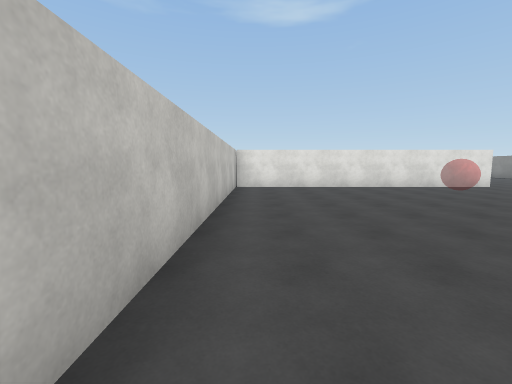
[1] (above)

19 first-person views from a walk through a 3-D level made in the Unity game engine. The camera is 1.5 m above the floor, tilts 6° down and sees 90° across. The floor is counted in squares, 2 m on a side. Each view is taken from the middle of a square. On the plan, view 1 faces up. The plan holds only what a view shows up to about 9 squares ahead; the rest is blank. The place goes on beyond the plan. The player is left out. Some animated figures are left out. Surface patterns are stand-ins for the level's own textures.

[2]
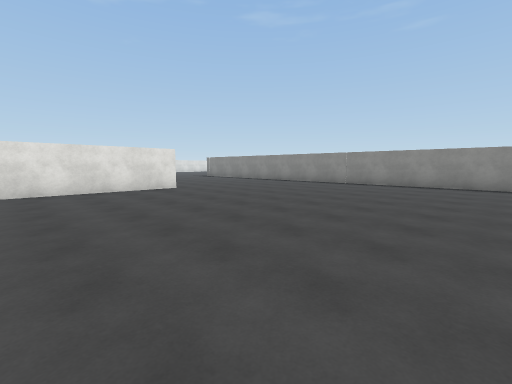

[3]
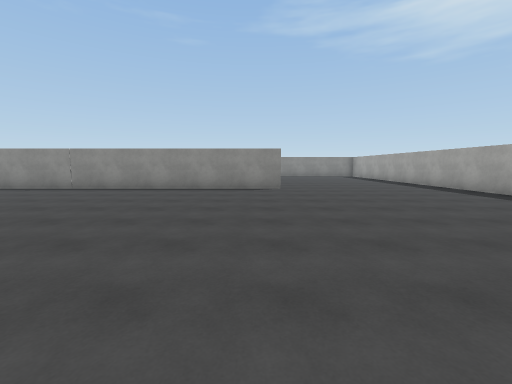

[4]
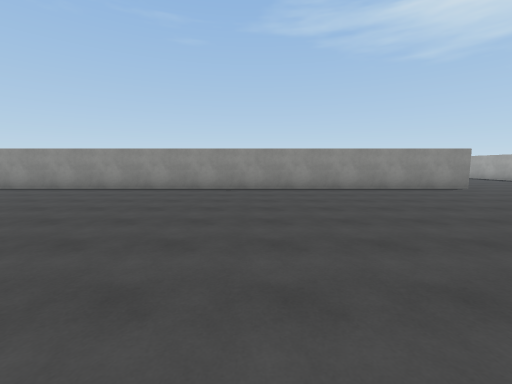

[5]
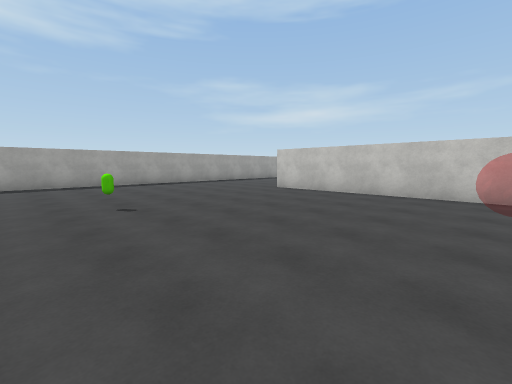

[6]
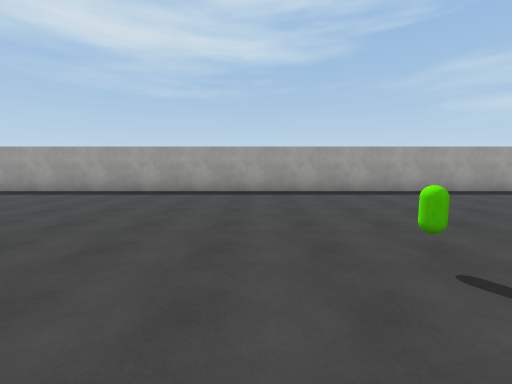

[7]
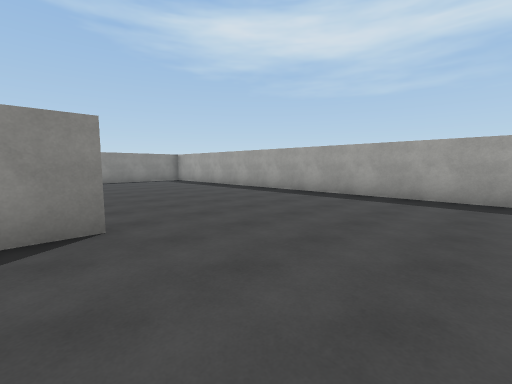

[8]
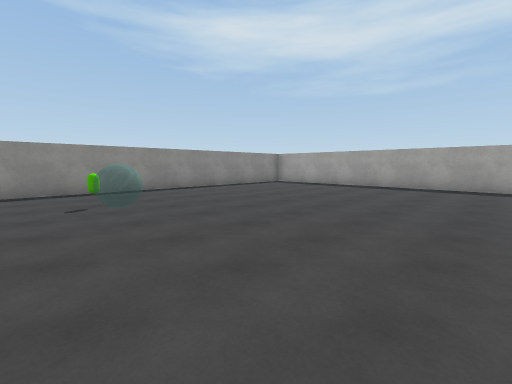

[9]
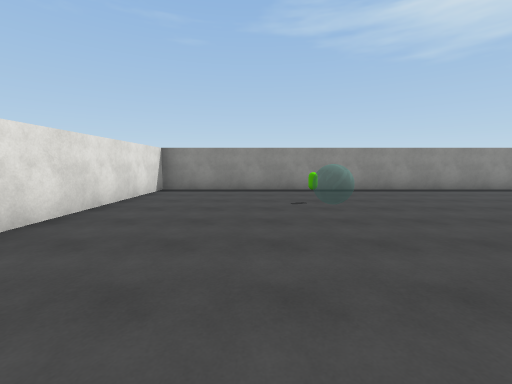

[10]
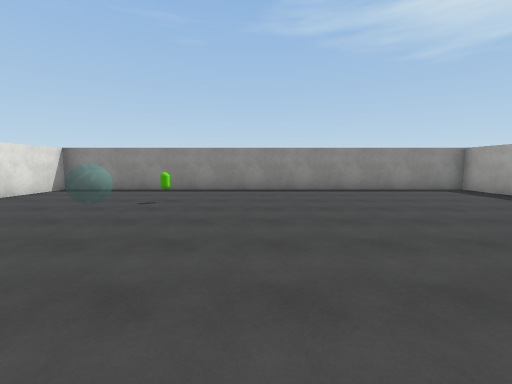

[11]
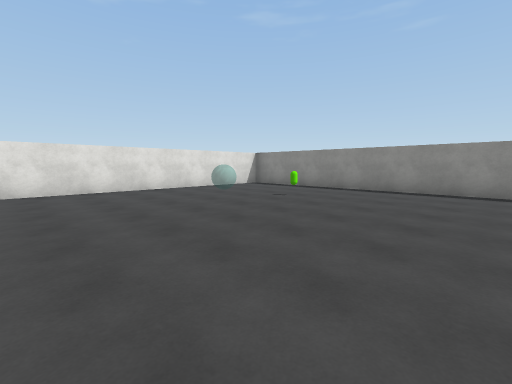

[12]
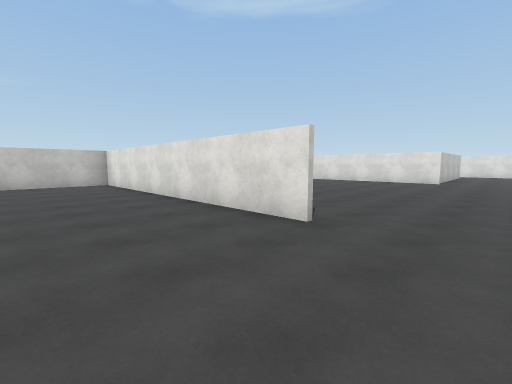

[13]
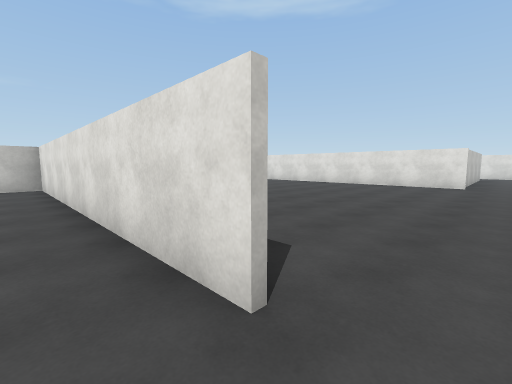

[14]
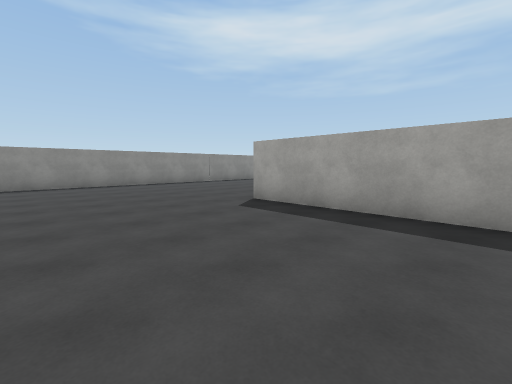

[15]
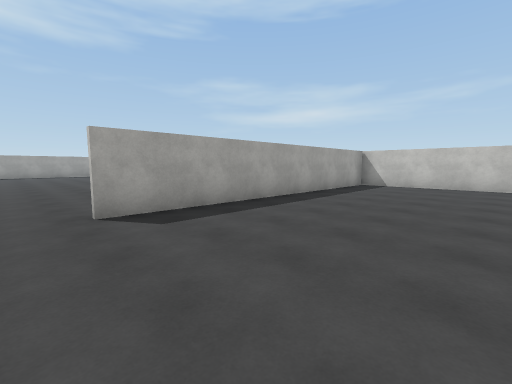

[16]
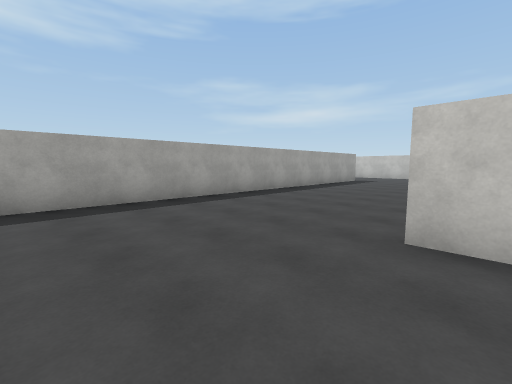

[17]
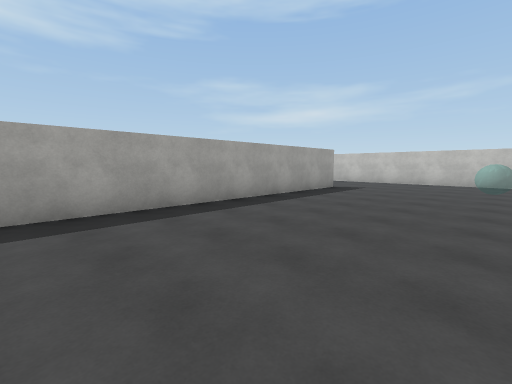

[18]
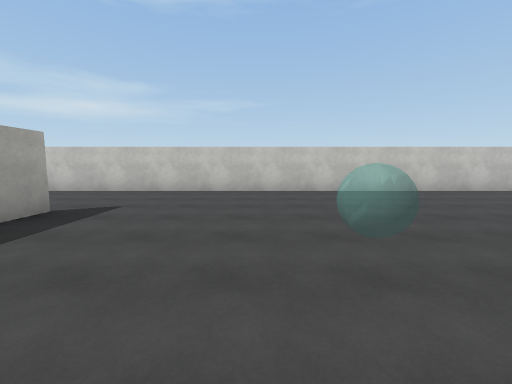

[19]
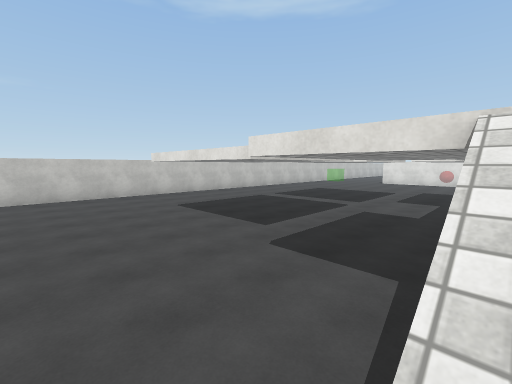

### Floor plan
Points are (right, up) in squares from view 1. A wall is a line through its corners. A room is listed if a view was taken in it or the views show most of it. See-through windows are left out.
Room 1 (views 1, 2, 3, 4, 5, 6, 7, 8, 9, 10, 11, 12, 13, 14, 15, 16)
walls: (14.2, -0.9) (14.2, 13.5); (8.1, 8.9) (-0.7, 8.9); (0.1, 9) (8.1, 9); (0.6, -6.3) (18.5, -6.3); (21.3, -6.3) (22.8, -6.3) (22.8, 5.9) (14.9, 5.9); (-0.7, 13.1) (-0.7, -1.8)
ways out: opening at (-0.2, -3.5) to room 2
objects: green capsule (5, -1); green capsule (20, 2)
Room 2 (views 17, 18, 19)
walls: (-10.1, -6.3) (0.6, -6.3); (-13.4, 4.5) (-13.4, -9.1)
ways out: opening at (-0.2, -3.5) to room 1

Positions as (right, up) in squares from view 1, and headings:
1: (0, 0), facing up
2: (4, 1), facing up-right
3: (6, 0), facing right
4: (6, 6), facing right
5: (6, 4), facing down-left
6: (6, 1), facing down
7: (11, 0), facing down-right
8: (15, 3), facing down-right
9: (15, 3), facing right
10: (15, 0), facing right
11: (15, -2), facing up-right
12: (10, 6), facing up-left
13: (9, 8), facing up-left
14: (4, 13), facing down-right
15: (9, 13), facing down-left
16: (2, -1), facing down-left
17: (-2, -2), facing down-left
18: (-6, -3), facing left
19: (-4, -1), facing up-left
